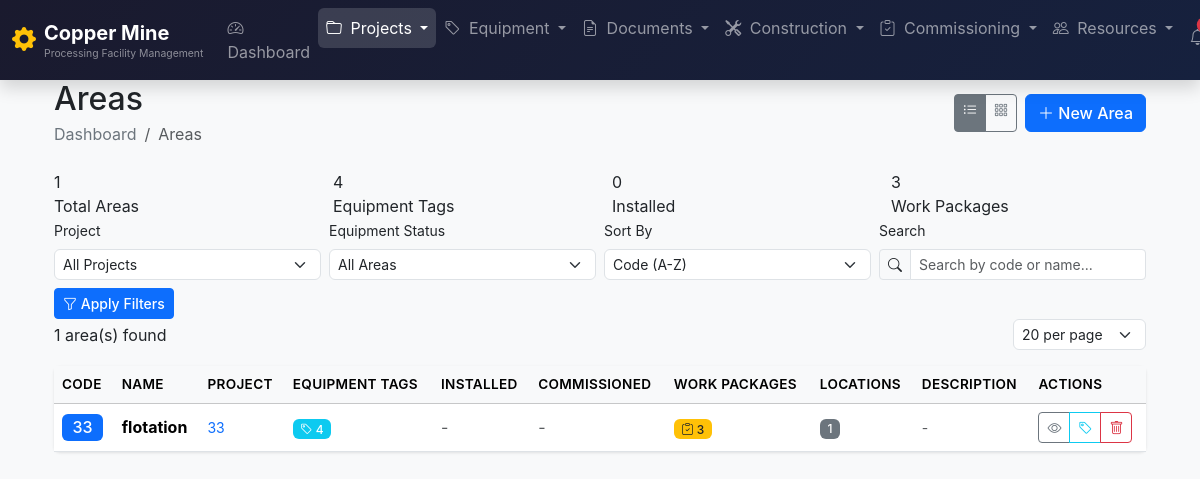
The app's page /core/areas/ (signed in) with its own data.
### core/models.py (models this page shows, shortened)
class Area(models.Model):
	project = models.ForeignKey(Project, on_delete=models.CASCADE, related_name='areas')
	code = models.CharField(max_length=50)
	name = models.CharField(max_length=255)
	description = models.TextField(blank=True)
	created_at = models.DateTimeField(auto_now_add=True)
	updated_at = models.DateTimeField(auto_now=True)
	class Meta:
		unique_together = ['project', 'code']
		ordering = ['code']
		verbose_name = 'Area'
		verbose_name_plural = 'Areas'

class Project(models.Model):
	class Status(models.TextChoices):
		INITIATION = 'INIT', 'Initiation'
		PLANNING = 'PLAN', 'Planning'
		EXECUTION = 'EXEC', 'Execution'
		COMMISSIONING = 'COMM', 'Commissioning'
		CLOSED = 'CLSD', 'Closed'
	name = models.CharField(max_length=255)
	code = models.CharField(max_length=50, unique=True, help_text="Short code, e.g., 'CU-PH2'")
	location = models.CharField(max_length=255)
	description = models.TextField(blank=True)
	start_date = models.DateField()
	target_completion_date = models.DateField()
	actual_completion_date = models.DateField(null=True, blank=True)
	status = models.CharField(max_length=4, choices=Status.choices, default=Status.INITIATION)
	created_at = models.DateTimeField(auto_now_add=True)
	updated_at = models.DateTimeField(auto_now=True)
	class Meta:
		ordering = ['-start_date']
		verbose_name = 'Project'
		verbose_name_plural = 'Projects'

### core/views.py (the view)
# urls.py: path('areas/', views.AreaListView.as_view(), name='area_list'),
class AreaListView(LoginRequiredMixin, generic.ListView):
	model = Area
	template_name = 'core/area_list.html'
	context_object_name = 'areas'
	paginate_by = 20
	def get_queryset(self):
		queryset = Area.objects.select_related('project').annotate(
				equipment_count=Count('equipment_tags', distinct=True),
				work_package_count=Count('work_packages', distinct=True),
				installed_count=Count(
						'equipment_tags',
						filter=Q(equipment_tags__status='INST'),
						distinct=True
						),
				commissioned_count=Count(
						'equipment_tags',
						filter=Q(equipment_tags__status='COMM'),
						distinct=True
						),
				location_count=Count('equipment_locations', distinct=True)
				)
		project_id = self.request.GET.get('project')
		if project_id:
			queryset = queryset.filter(project_id=project_id)
		search = self.request.GET.get('search')
		if search:
			queryset = queryset.filter(
					Q(code__icontains=search) |
					Q(name__icontains=search) |
					Q(description__icontains=search)
					)
		has_equipment = self.request.GET.get('has_equipment')
		if has_equipment == 'true':
			queryset = queryset.filter(equipment_count__gt=0)
		elif has_equipment == 'false':
			queryset = queryset.filter(equipment_count=0)
		sort = self.request.GET.get('sort', 'code')
		allowed_sorts = [
				'code', '-code',
				'name', '-name',
				'project__name', '-project__name',
				'equipment_count', '-equipment_count',
				'work_package_count', '-work_package_count',
				]
		if sort in allowed_sorts:
			queryset = queryset.order_by(sort)
		return queryset
	def get_paginate_by(self, queryset):
		per_page = self.request.GET.get('per_page', '20')
		try:
			return min(int(per_page), 100)
		except ValueError:
			return 20
	def get_context_data(self, **kwargs):
		context = super().get_context_data(**kwargs)
		context['view_mode'] = self.request.GET.get('view', 'table')
		base_queryset = Area.objects.all()
		project_id = self.request.GET.get('project')
		if project_id:
			base_queryset = base_queryset.filter(project_id=project_id)
		context['total_areas'] = base_queryset.count()
		context['total_equipment'] = EquipmentTag.objects.filter(
				area__in=base_queryset
				).count()
		context['total_installed'] = EquipmentTag.objects.filter(
				area__in=base_queryset,
				status='INST'
				).count()
		context['total_work_packages'] = WorkPackage.objects.filter(
				area__in=base_queryset
				).count()
		context['projects'] = Project.objects.all().order_by('code')
		if project_id:
			context['selected_project'] = Project.objects.filter(pk=project_id).first()
		return context

### templates/core/area_list.html (shortened to what this page needs)
{% extends 'base.html' %}
{% load static %}
{% block content %}
<div class="container-fluid py-4">
  <div class="d-flex justify-content-between align-items-center mb-4">
    <div>
      <h1 class="h2 mb-1">Areas</h1>
      <nav aria-label="breadcrumb">
        <ol class="breadcrumb mb-0">
          <li class="breadcrumb-item"><a href="{% url 'dashboard' %}">Dashboard</a></li>
          <li class="breadcrumb-item active">Areas</li>
        </ol>
      </nav>
    </div>
    <div class="d-flex gap-2">
      <div class="view-toggle btn-group" role="group">
        <a href="?{% for key, value in request.GET.items %}{% if key != 'view' %}{{ key }}={{ value }}&{% endif %}{% endfor %}view=table"
           class="btn btn-outline-secondary btn-sm {% if view_mode == 'table' %}active{% endif %}">
          <i class="bi bi-list-ul"></i>
        </a>
        <a href="?{% for key, value in request.GET.items %}{% if key != 'view' %}{{ key }}={{ value }}&{% endif %}{% endfor %}view=card"
           class="btn btn-outline-secondary btn-sm {% if view_mode == 'card' %}active{% endif %}">
          <i class="bi bi-grid-3x3-gap"></i>
        </a>
      </div>
      <a href="{% url 'core:area_create' %}" class="btn btn-primary">
        <i class="bi bi-plus-lg"></i> New Area
      </a>
    </div>
  </div>
  <div class="stats-banner">
    <div class="row">
      <div class="col">
        <div class="stat-item">
          <div class="stat-value">{{ total_areas }}</div>
          <div class="stat-label">Total Areas</div>
        </div>
      </div>
      <div class="col">
        <div class="stat-item">
          <div class="stat-value">{{ total_equipment }}</div>
          <div class="stat-label">Equipment Tags</div>
        </div>
      </div>
      <div class="col">
        <div class="stat-item">
          <div class="stat-value">{{ total_installed }}</div>
          <div class="stat-label">Installed</div>
        </div>
      </div>
      <div class="col">
        <div class="stat-item">
          <div class="stat-value">{{ total_work_packages }}</div>
          <div class="stat-label">Work Packages</div>
        </div>
      </div>
    </div>
  </div>
  <div class="filter-bar">
    <form method="get" class="row g-2 align-items-end">
      <div class="col-md-3">
        <label class="form-label small">Project</label>
        <select name="project" class="form-select form-select-sm" onchange="this.form.submit()">
          <option value="">All Projects</option>
        </select>
      </div>
      <div class="col-md-3">
        <label class="form-label small">Equipment Status</label>
        <select name="has_equipment" class="form-select form-select-sm" onchange="this.form.submit()">
          <option value="">All Areas</option>
        </select>
      </div>
      <div class="col-md-3">
        <label class="form-label small">Sort By</label>
        <select name="sort" class="form-select form-select-sm" onchange="this.form.submit()">
          <option value="code" {% if request.GET.sort == 'code' %}selected{% endif %}>Code (A-Z)</option>
        </select>
      </div>
      <div class="col-md-3">
        <label class="form-label small">Search</label>
        <div class="input-group input-group-sm">
          <span class="input-group-text"><i class="bi bi-search"></i></span>
          <input type="text" name="search" class="form-control"
                 placeholder="Search by code or name..."
                 value="{{ request.GET.search|default:'' }}">
        </div>
      </div>
      <div class="col-12">
        <div class="d-flex gap-2">
          <button type="submit" class="btn btn-primary btn-sm">
            <i class="bi bi-funnel"></i> Apply Filters
          </button>
        </div>
      </div>
    </form>
  </div>
  <div class="d-flex justify-content-between align-items-center mb-3">
    <div class="pagination-info">
      {% if is_paginated %}
      Showing {{ page_obj.start_index }} - {{ page_obj.end_index }} of {{ page_obj.paginator.count }} areas
      {% else %}
      {{ areas.count }} area(s) found
      {% endif %}
    </div>
    <div>
      <select name="per_page" class="form-select form-select-sm" style="width: auto;" onchange="updatePerPage(this.value)">
        <option value="20" {% if request.GET.per_page == '20' %}selected{% endif %}>20 per page</option>
      </select>
    </div>
  </div>
  {% if areas %}
  {% if view_mode == 'table' %}
  <div class="card">
    <div class="table-responsive">
      <table class="table table-hover align-middle mb-0">
        <thead class="table-light">
        <tr>
          <th>Code</th>
          <th>Name</th>
          <th>Project</th>
          <th>Equipment Tags</th>
          <th>Installed</th>
          <th>Commissioned</th>
          <th>Work Packages</th>
          <th>Locations</th>
          <th>Description</th>
          <th>Actions</th>
        </tr>
        </thead>
        <tbody>
        {% for area in areas %}
        <tr>
          <td>
            <span class="badge bg-primary fs-6">{{ area.code }}</span>
          </td>
          <td>
            <strong>{{ area.name }}</strong>
          </td>
          <td>
            {% if area.project %}
            <a href="{% url 'core:project-detail' area.project.pk %}" class="text-decoration-none">
              <small>{{ area.project.code }}</small>
            </a>
            {% else %}
            <span class="text-muted">-</span>
            {% endif %}
          </td>
          <td>
            {% if area.equipment_count > 0 %}
            <a href="{% url 'core:equipment-tag-list' %}?area={{ area.pk }}" class="badge bg-info text-decoration-none">
              <i class="bi bi-tag"></i> {{ area.equipment_count }}
            </a>
            {% else %}
            <span class="badge bg-light text-dark">0</span>
            {% endif %}
          </td>
          <td>
            {% if area.installed_count > 0 %}
            <span class="badge bg-success">{{ area.installed_count }}</span>
            {% else %}
            <span class="text-muted">-</span>
            {% endif %}
          </td>
          <td>
            {% if area.commissioned_count > 0 %}
            <span class="badge bg-primary">{{ area.commissioned_count }}</span>
            {% else %}
            <span class="text-muted">-</span>
            {% endif %}
          </td>
          <td>
            {% if area.work_package_count > 0 %}
            <a href="{% url 'construction:work_package_list' %}?area={{ area.pk }}" class="badge bg-warning text-dark text-decoration-none">
              <i class="bi bi-clipboard-check"></i> {{ area.work_package_count }}
            </a>
            {% else %}
            <span class="badge bg-light text-dark">0</span>
            {% endif %}
          </td>
          <td>
            {% if area.location_count > 0 %}
            <span class="badge bg-secondary">{{ area.location_count }}</span>
            {% else %}
            <span class="text-muted">-</span>
            {% endif %}
          </td>
          <td>
            <small class="text-muted">{{ area.description|truncatechars:60|default:"-" }}</small>
          </td>
          <td>
            <div class="btn-group btn-group-sm">
              <a href="{% url 'core:area_detail' area.pk %}"
                 class="btn btn-outline-secondary" title="view">
                <i class="bi bi-eye"></i>
              </a>
              <a href="{% url 'core:equipment-tag-list' %}?area={{ area.pk }}"
                 class="btn btn-outline-info" title="View Equipment">
                <i class="bi bi-tag"></i>
              </a>
              <a href="#"
                 class="btn btn-outline-danger" title="Delete">
                <i class="bi bi-trash"></i>
              </a>
            </div>
          </td>
        </tr>
        {% endfor %}
        </tbody>
      </table>
    </div>
  </div>
  {% endif %}
  {% endif %}
</div>
{% endblock %}

### templates/base.html (style rules this page uses)
body { background-color: #f5f6fa; font-family: -apple-system, BlinkMacSystemFont, 'Segoe UI', Roboto, 'Helvetica Neue', Arial, sans-serif; }
.breadcrumb { background: transparent; padding: 0; margin-bottom: 0; }
.breadcrumb-item a { color: #6c757d; text-decoration: none; }
.card { border: none; box-shadow: 0 1px 3px rgba(0,0,0,0.1); }
.btn { font-weight: 500; }
.badge { font-weight: 500; }
.form-control, .form-select { border-radius: 0.375rem; }
.table th { font-weight: 600; font-size: 0.85rem; text-transform: uppercase; letter-spacing: 0.3px; }

### records on screen
Area: code "33", name "flotation", project.code "33", equipment_count "4", work_package_count "3", location_count "1", description "-"

### other values on screen
{{ total_areas }} "1"
{{ total_equipment }} "4"
{{ total_installed }} "0"
{{ total_work_packages }} "3"
{{ areas.count }} "1"
